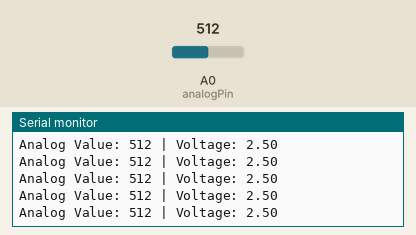
This sketch was run on a simulated Arduino Uno, built with avr-gcc and run on an emulated ATmega328P. Parts: the last lines printed to the serial monitor. Inputs (shaded band) come from the test bench; at power-on: A0 (analogPin) = 512.

Above: at 1.2 s.
1.3 s: A0 (analogPin) set to 716
At 1.32 s:
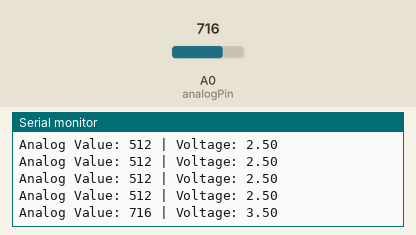
2.8 s: A0 (analogPin) set to 900
At 2.83 s:
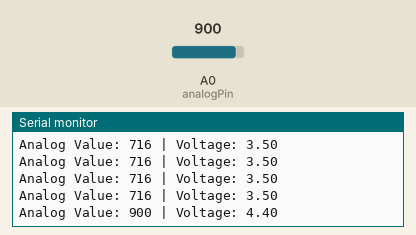
Timing chart, 0 to 5.8 s (numbered marks = the images above; inputs shaded):
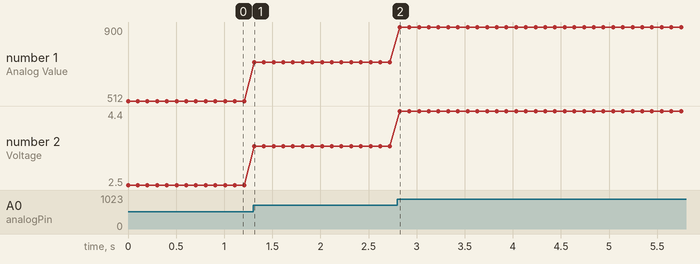

Measured:
- after the input at 1.3 s, the serial monitor: prints a new line at once (image 1)
- after the input at 2.8 s, the serial monitor: prints a new line at once (image 2)
- plotted number 1: 512 → 716 after the input at 1.3 s, 716 → 900 after the input at 2.8 s
- plotted number 2: 2.5 → 3.5 after the input at 1.3 s, 3.5 → 4.4 after the input at 2.8 s

The sketch:

AnalogRecord.ino
```cpp
const int analogPin = A0;
int sensorValue = 0;

void setup() {
  Serial.begin(9600);
  // No need for pinMode for analog input, but note external pull-down resistor is required
}

void loop() {
  // Read the value from A0
  sensorValue = analogRead(analogPin);

  // Convert it to a voltage (assuming 5V reference)
  float voltage = sensorValue * (5.0 / 1023.0);

  // Print the raw sensor value and voltage to the serial monitor
  Serial.print("Analog Value: ");
  Serial.print(sensorValue);
  Serial.print(" | Voltage: ");
  Serial.println(voltage);

  delay(100);  // Short delay before reading again
}
```
